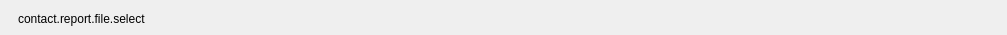
<?xml version="1.0" encoding="UTF-8"?>
<ui version="4.0">
 <class>PLSFileButton</class>
 <widget class="QPushButton" name="PLSFileButton">
  <property name="geometry">
   <rect>
    <x>0</x>
    <y>0</y>
    <width>1007</width>
    <height>35</height>
   </rect>
  </property>
  <property name="windowTitle">
   <string>ToolBox</string>
  </property>
  <property name="styleSheet">
   <string notr="true"/>
  </property>
  <property name="flat">
   <bool>true</bool>
  </property>
  <layout class="QHBoxLayout" name="horizontalLayout">
   <property name="spacing">
    <number>0</number>
   </property>
   <property name="leftMargin">
    <number>0</number>
   </property>
   <property name="topMargin">
    <number>2</number>
   </property>
   <property name="rightMargin">
    <number>0</number>
   </property>
   <property name="bottomMargin">
    <number>0</number>
   </property>
   <item>
    <widget class="QLabel" name="fileIconLabel">
     <property name="sizePolicy">
      <sizepolicy hsizetype="Fixed" vsizetype="Fixed">
       <horstretch>0</horstretch>
       <verstretch>0</verstretch>
      </sizepolicy>
     </property>
     <property name="minimumSize">
      <size>
       <width>16</width>
       <height>16</height>
      </size>
     </property>
     <property name="maximumSize">
      <size>
       <width>16</width>
       <height>16</height>
      </size>
     </property>
     <property name="text">
      <string/>
     </property>
    </widget>
   </item>
   <item>
    <spacer name="horizontalSpacer">
     <property name="orientation">
      <enum>Qt::Horizontal</enum>
     </property>
     <property name="sizeType">
      <enum>QSizePolicy::Fixed</enum>
     </property>
     <property name="sizeHint" stdset="0">
      <size>
       <width>2</width>
       <height>13</height>
      </size>
     </property>
    </spacer>
   </item>
   <item>
    <widget class="QLabel" name="fileTitleLabel">
     <property name="styleSheet">
      <string notr="true">#label {
background: red;
}

#label[state=pressed] {
background: blue;
}</string>
     </property>
     <property name="text">
      <string>contact.report.file.select</string>
     </property>
    </widget>
   </item>
   <item>
    <spacer name="horizontalSpacer_2">
     <property name="orientation">
      <enum>Qt::Horizontal</enum>
     </property>
     <property name="sizeHint" stdset="0">
      <size>
       <width>37</width>
       <height>17</height>
      </size>
     </property>
    </spacer>
   </item>
  </layout>
 </widget>
 <resources/>
 <connections/>
</ui>
